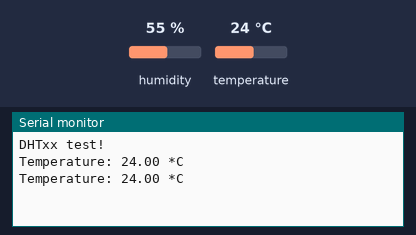
A sketch run on a simulated Arduino Uno, built with avr-gcc and run on an emulated ATmega328P. On the bench: the last lines printed to the serial monitor. Inputs (shaded band) come from the test bench; at power-on: temperature 24 °C, humidity 55 %.

Above: at 4.8 s.
4.9 s: temperature set to 12 °C
At 6.4 s:
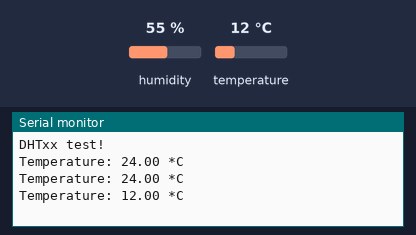
7.9 s: temperature set to 19 °C
At 9.4 s:
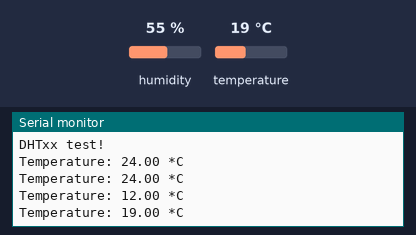
Timing chart, 0 to 10.9 s (numbered marks = the images above; inputs shaded):
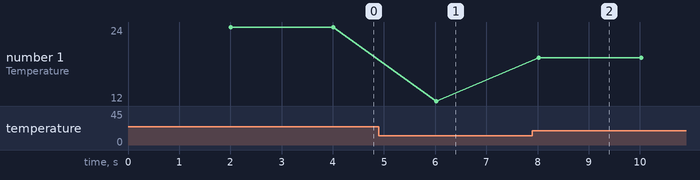

Measured:
- after the input at 4.9 s, the serial monitor: prints a new line after 1.1 s (image 1)
- after the input at 7.9 s, the serial monitor: prints a new line after 0.12 s (image 2)
- plotted number 1: 24 → 12 after the input at 4.9 s, 12 → 19 after the input at 7.9 s

The sketch:

dht22.ino
```cpp
#include <DHT.h> // Include the DHT library

#define DHTPIN 7 // Define the digital pin where the sensor is connected
#define DHTTYPE DHT22 // Define the sensor type as DHT22

DHT dht(DHTPIN, DHTTYPE); // Create a DHT object

void setup() {
  Serial.begin(9600); // Initialize serial communication for displaying readings
  Serial.println("DHTxx test!");
  dht.begin(); // Initialize the DHT sensor
}

void loop() {
  // Wait a few seconds between measurements. Reading temperature or humidity takes about 250 milliseconds!
  delay(2000);

  // Read temperature as Celsius
  float t = dht.readTemperature();

  // Check if any reads failed and exit early (to try again).
  if (isnan(t)) {
    Serial.println("Failed to read from DHT sensor!");
    return;
  }

  // Print temperature to the Serial Monitor
  Serial.print("Temperature: ");
  Serial.print(t);
  Serial.println(" *C");
}
```
